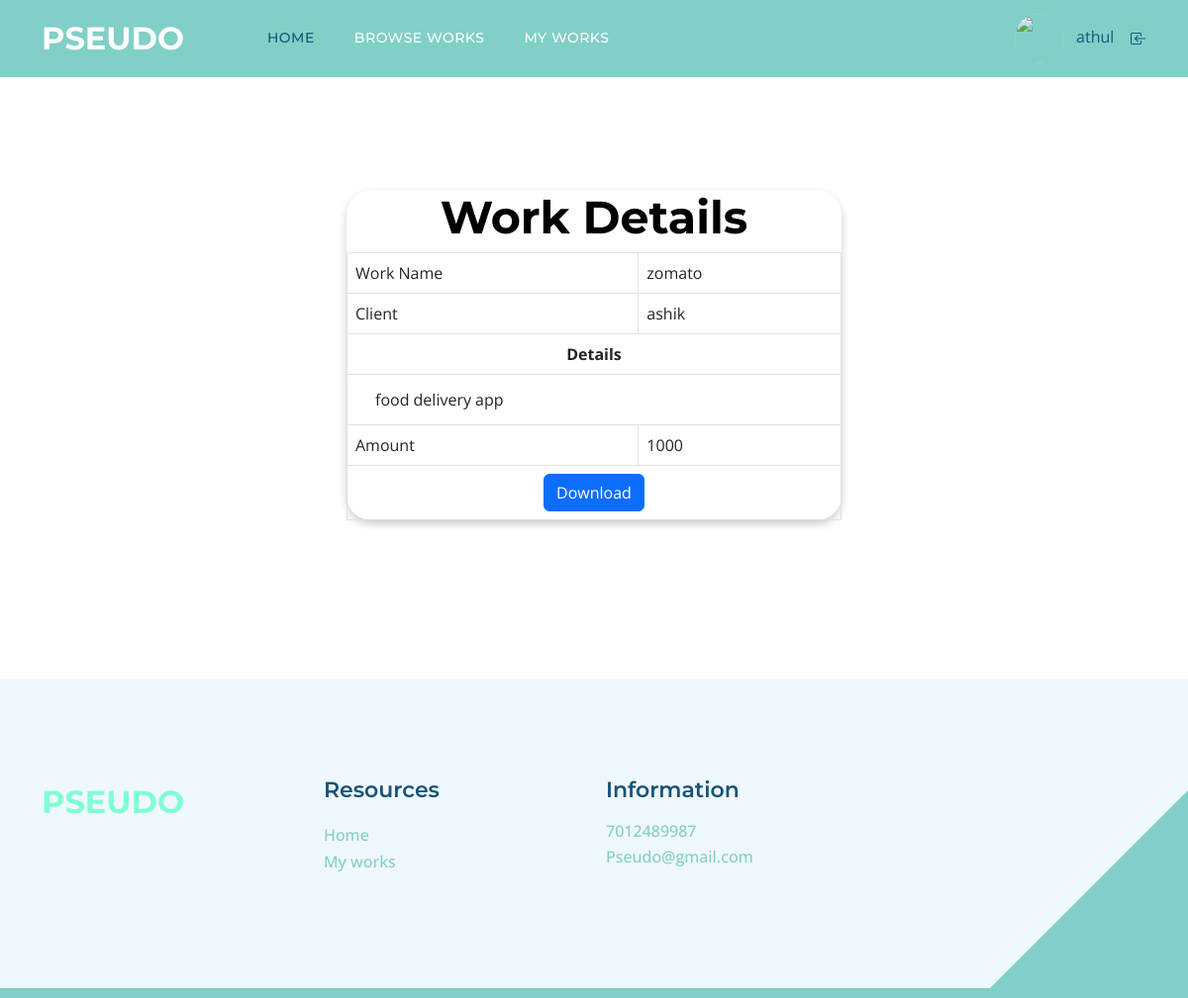
The app's page /Freelan/Work_Details.php?wid=14 (signed in) with its own data.
### tables this page shows
CREATE TABLE `tbl_work` (
  `work_id` int(11) NOT NULL,
  `work_name` varchar(100) NOT NULL,
  `work_price` varchar(50) NOT NULL,
  `work_details` varchar(1000) NOT NULL,
  `work_doc` varchar(50) NOT NULL,
  `client_id` int(11) NOT NULL,
  `subcat_id` int(11) NOT NULL,
  `work_final` varchar(100) NOT NULL
);

CREATE TABLE `tbl_client` (
  `client_id` int(11) NOT NULL,
  `client_name` varchar(50) NOT NULL,
  `client_email` varchar(50) NOT NULL,
  `place_id` int(11) NOT NULL,
  `client_address` varchar(100) NOT NULL,
  `client_photo` varchar(50) NOT NULL,
  `client_proof` varchar(50) NOT NULL,
  `client_password` varchar(50) NOT NULL,
  `client_dob` varchar(50) NOT NULL,
  `client_contact` varchar(50) NOT NULL,
  `client_status` int(11) NOT NULL,
  `client_gender` varchar(50) NOT NULL
);

### Freelan/Work_Details.php (the view, shortened to what this page needs)
<?php
include('Header.php');
        ?>
        <?php
$selqry = "select * from tbl_work u inner join tbl_client p on u.client_id=p.client_id where work_id=" . $_GET['wid'];
$work = $con->query($selqry);
$data = $work->fetch_assoc();
?>
<!DOCTYPE html PUBLIC "-//W3C//DTD XHTML 1.0 Transitional//EN" "http://www.w3.org/TR/xhtml1/DTD/xhtml1-transitional.dtd">
<html xmlns="http://www.w3.org/1999/xhtml">
<head>
</head>
<body>
    <div class="container mt-5" style="display:flex;justify-content: center;align-items: center;">
        <form id="form1" name="form1" method="post" action="">
            <div class="cardh-main">
                <div class="cardh-header text-center">
                    <h2>Work Details</h2>
                </div>
                <div class="cardh-body">
                    <table class="table table-bordered">
                        <tr>
                            <td>Work Name</td>
                            <td><?php echo $data['work_name'] ?></td>
                        </tr>
                        <tr>
                            <td>Client</td>
                            <td><?php echo $data['client_name'] ?></td>
                        </tr>
                        <tr>
                            <td colspan="2" class="text-center"><strong>Details</strong></td>
                        </tr>
                        <tr>
                            <td colspan="2">
                                <div class="cardh">
                                    <div class="containerh">
                                        <?php echo $data['work_details'] ?>
                                    </div>
                                </div>
                            </td>
                        </tr>
                        <tr>
                            <td>Amount</td>
                            <td><?php echo $data['work_price'] ?></td>
                        </tr>
                        <tr>
                            <td colspan="2" class="text-center">
                                <a href="../Asset/Files/Client/workdocs/<?php echo $data['work_doc'] ?>" download class="btn btn-primary">Download</a>
                            </td>
                        </tr>
                    </table>
                </div>
            </div>
        </form>
    </div>
</body>
<?php
include('Footer.php');
?>
</html>

### Asset/Templates/Main/css/templatemo-topic-listing.css (style rules this page uses)
:root { --white-color: #ffffff; --primary-color: #13547a; --secondary-color: #80d0c7; --section-bg-color: #f0f8ff; --custom-btn-bg-color: #80d0c7; --custom-btn-bg-hover-color: #13547a; --dark-color: #000000; --p-color: #717275; --border-color: #7fffd4; --link-hover-color: #13547a; --body-font-family: 'Open Sans', sans-serif; --title-font-family: 'Montserrat', sans-serif; --h1-font-size: 58px; --h2-font-size: 46px; --h3-font-size: 32px; --h4-font-size: 28px; --h5-font-size: 24px; --h6-font-size: 22px; --p-font-size: 20px; --menu-font-size: 14px; --btn-font-size: 18px; --copyright-font-size: 16px; --border-radius-large: 100px; --border-radius-medium: 20px; --border-radius-small: 10px; --font-weight-normal: 400; --font-weight-medium: 500; --font-weight-semibold: 600; --font-weight-bold: 700; }
body { background-color: var(--white-color); font-family: var(--body-font-family); }
h2, h3, h4, h5, h6 { color: var(--dark-color); }
h1, h2, h3, h4, h5, h6 { font-family: var(--title-font-family); font-weight: var(--font-weight-semibold); }
h2 { font-size: var(--h2-font-size); font-weight: var(--font-weight-bold); }
a, button { touch-action: manipulation; transition: all 0.3s; }
a { display: inline-block; color: var(--primary-color); text-decoration: none; }
b, strong { font-weight: var(--font-weight-bold); }

### Freelan/Work_Details.php (style rules this page uses)
.cardh-main { border-radius: 25px; box-shadow: 0 4px 8px 0 rgba(0, 0, 0, 0.2); transition: 0.3s; width: fit-content; height: fit-content; min-width: 500px; min-height: 300px; }
.cardh { transition: 0.3s; height: fit-content; }
.containerh { padding: 5px 20px; }

### records on screen
tbl_work: work_name "zomato", client.client_name "ashik", work_details "food delivery app", work_price "1000"

### other values on screen
$_SESSION['FName'] "athul"
